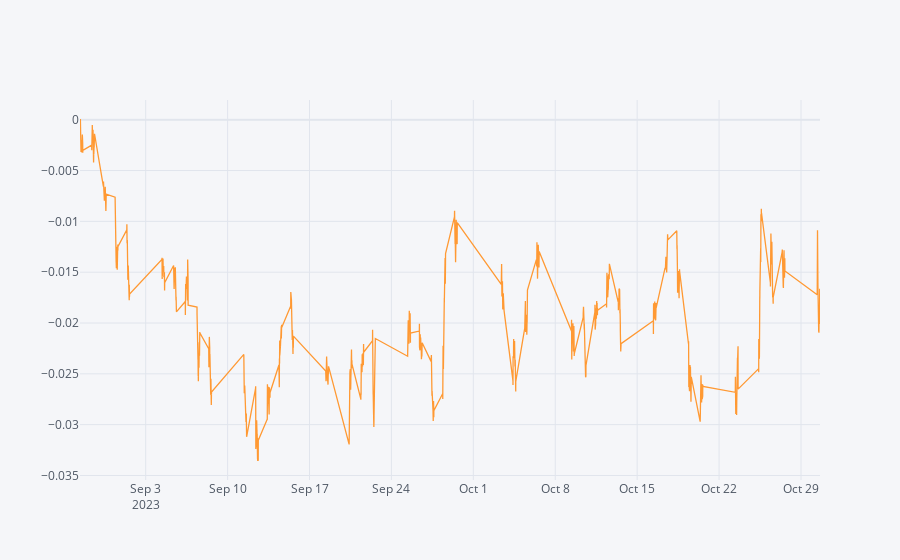

The notebook cell this image was saved under:
### Code cell
# Define the Effective Potential function
def effective_potential(high, low, close, open):
    return (abs(high - close) + (high - low) / 4 + abs(close - open) / 3)**2

# Define the backtest function
def backtest():
    # Retrieve historical stock data
    stock_data = df
    
    # Calculate the Effective Potential
    stock_data["Effective Potential"] = effective_potential(stock_data["high"], stock_data["low"], stock_data["close"], stock_data["open"])
    
    # Define the trading strategy
    stock_data["Signal"] = np.nan
    stock_data.loc[(stock_data["Effective Potential"] > stock_data["Effective Potential"].rolling(15).mean()) , "Signal"] = 1
    stock_data.loc[(stock_data["Effective Potential"] < stock_data["Effective Potential"].rolling(15).mean()) , "Signal"] = -1

    #stock_data['Signal'] = stock_data['Signal'].where(stock_data['Signal'].diff().fillna(0).ne(0), np.nan)
    stock_data['Signal'] = stock_data['Signal'].replace(to_replace=0,method='ffill')

    # Calculate the returns
    stock_data["Returns"] = stock_data["close"].pct_change() * stock_data["Signal"].shift(1)

    # Calculate the cumulative returns
    stock_data["Cumulative Returns"] = (stock_data["Returns"]).cumsum()
    
    # Print the final cumulative returns
    print(f"Final cumulative returns for {df['symbol'][-1]}: {stock_data['Cumulative Returns'][-1]}")
    
    # Plot the cumulative returns
    stock_data["Cumulative Returns"].iplot()#(figsize=(10, 6))
    
backtest()

### Figure 1 — Plotly figure (JSON) as saved in the notebook; plotly's stock layout.template omitted (floating-point values rounded to 4 significant figures; data arrays with more than 128 entries replaced by an {"elided": "..."} marker saying what was removed)
{"data": [{"line": {"color": "rgba(255, 153, 51, 1.0)", "dash": "solid", "shape": "linear", "width": 1.3}, "mode": "lines", "name": "Cumulative Returns", "text": "", "type": "scatter", "x": {"elided": "4988 str values"}, "y": {"elided": "4988 mixed values"}}], "layout": {"legend": {"bgcolor": "#F5F6F9", "font": {"color": "#4D5663"}}, "paper_bgcolor": "#F5F6F9", "plot_bgcolor": "#F5F6F9", "title": {"font": {"color": "#4D5663"}}, "xaxis": {"gridcolor": "#E1E5ED", "showgrid": true, "tickfont": {"color": "#4D5663"}, "title": {"font": {"color": "#4D5663"}, "text": ""}, "zerolinecolor": "#E1E5ED"}, "yaxis": {"gridcolor": "#E1E5ED", "showgrid": true, "tickfont": {"color": "#4D5663"}, "title": {"font": {"color": "#4D5663"}, "text": ""}, "zerolinecolor": "#E1E5ED"}}}
